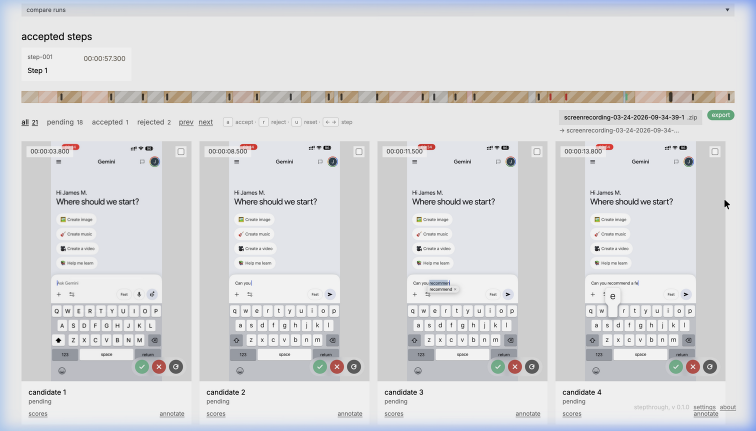
#> input picture assets/review-board.png, 1512 x 862 px (shown at 1/2 size)
$ python -i similarity.py   (imports and definitions only)
#> lines starting #> are read from the running program, lines starting #| are printed output that depends on the picture
from __future__ import annotations

import json
import re
from dataclasses import dataclass
from pathlib import Path

import cv2
import numpy as np
from PIL import Image


@dataclass(frozen=True)
class ImageFingerprint:
    average_hash: int
    perceptual_hash: int
    histogram: tuple[float, ...]


HASH_BITS = 64
TOKEN_PATTERN = re.compile(r"[a-z0-9]+")


def perceptual_hash_array(image: np.ndarray) -> int:
    if image.ndim == 3:
        grayscale = cv2.cvtColor(image, cv2.COLOR_BGR2GRAY)
    else:
        grayscale = image
    resized = cv2.resize(grayscale.astype(np.float32), (32, 32), interpolation=cv2.INTER_AREA)
    transformed = cv2.dct(resized)
    low_frequency = transformed[:8, :8]
    values = low_frequency.flatten()
    mean = float(np.mean(values[1:])) if values.size > 1 else float(np.mean(values))
    bits = 0
    for value in values:
        bits = (bits << 1) | int(value >= mean)
    return bits


def _perceptual_hash(image: Image.Image) -> int:
    grayscale = np.asarray(image.convert("L"), dtype=np.uint8)
    return perceptual_hash_array(grayscale)


def fingerprint_image(path: Path) -> ImageFingerprint:
#> called with path = '../../../assets/review-board.png'
    with Image.open(path) as image:
#> image is the input picture: PIL image 1512x862 RGB; mean R, G, B 217, 217.8, 220.2
        grayscale = image.convert("L").resize((8, 8), Image.Resampling.LANCZOS)
        pixels = np.asarray(grayscale, dtype=np.uint8).reshape(-1).tolist()
#> pixels = 64 values, max 228 at index 2, min 197 at index 49, mean 218.2
        mean = sum(pixels) / len(pixels)
#> mean = 218.2
        average_hash = 0
        for pixel in pixels:
            average_hash = (average_hash << 1) | int(pixel >= mean)
#> this loop made 64 passes
#> (pixel, average_hash) on passes 1 to 12: (218, 0), (227, 1), (228, 3), (228, 7), (227, 15), (227, 31), (228, 63), (224, 127), (222, 255), (222, 511), (222, 1023), (222, 2047)
#> after the loop, average_hash = 9222729926359056639

        histogram = image.convert("RGB").resize((32, 32), Image.Resampling.LANCZOS).histogram()
#> histogram = 768 values, max 62 at index 745, min 0 at index 0, mean 4
        total = float(sum(histogram)) or 1.0
#> total = 3072
        normalized = tuple(value / total for value in histogram)
#> normalized = 768 values, max 0.0202 at index 745, min 0 at index 0, mean 0.0013
        perceptual_hash = _perceptual_hash(image)
#> in _perceptual_hash, `grayscale = np.asarray(image.convert("L"), dtype=np.uint8)`:
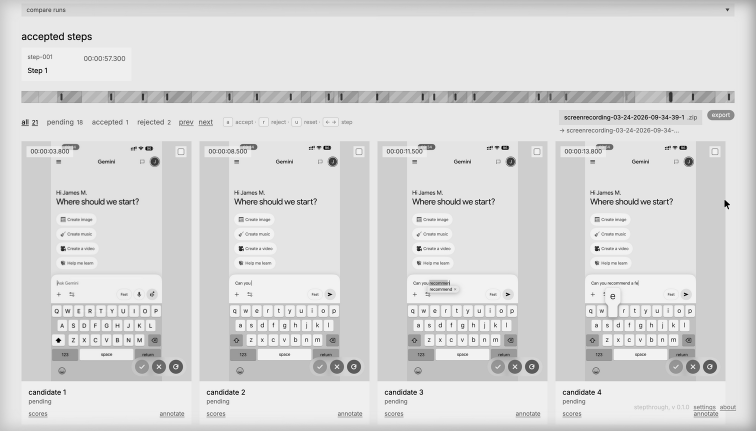
#> grayscale: shape (862, 1512) (shown at 1/2 size); min 0, max 255, mean 217.8
#> in perceptual_hash_array, `resized = cv2.resize(grayscale.astype(np.float32), (32, 32), interpola..`:
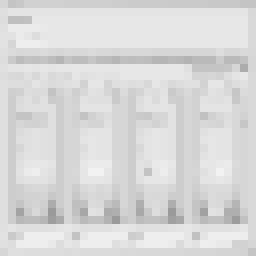
#> resized: shape (32, 32) float32 (shown 8 times larger); min 154.5, max 242, mean 217.8
#> in perceptual_hash_array, `transformed = cv2.dct(resized)`:
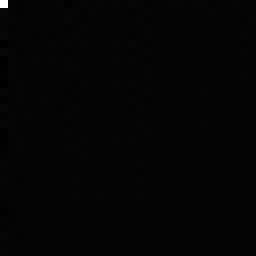
#> transformed: shape (32, 32) float32 (shown 8 times larger); min -128, max 6969.9, mean 6.7; drawn with min black and max white
#> in perceptual_hash_array, `values = low_frequency.flatten()`: values = 64 values, max 6969.9 at index 0, min -128 at index 40, mean 107.5
#> in perceptual_hash_array, `mean = float(np.mean(values[1:])) if values.size > 1 else float(np.mea..`: mean = -1.4
#> the loop in perceptual_hash_array, `for value in values:` made 64 passes
#> (value, bits) on passes 1 to 12: (6969.9, 1), (11.15, 3), (-21.18, 6), (-0.815, 13), (-0.242, 27), (9.48, 55), (3.18, 111), (12.11, 223), (73.45, 447), (5.13, 895), (-19.88, 1790), (-3.71, 3580)
#> after the loop in perceptual_hash_array, `for value in values:`: bits = 16123117174804959323
#> perceptual_hash = 16123117174804959323
    return ImageFingerprint(average_hash=average_hash, perceptual_hash=perceptual_hash, histogram=normalized)


def hash_to_hex(value: int) -> str:
    return f"{value:016x}"


# [4 lines left out: function hex_to_hash, not called in this run]


def histogram_to_string(histogram: tuple[float, ...]) -> str:
    return ",".join(f"{value:.8f}" for value in histogram)


# [4 lines left out: function histogram_from_string, not called in this run]


def hamming_distance(left: int, right: int) -> int:
    return (left ^ right).bit_count()


# [90 lines left out: functions normalized_hash_distance, histogram_distance, _text_tokens, text_distance, blended_distance, _normalize_score_breakdown and 1 more, not called in this run]

>>> result = fingerprint_image('../../../assets/review-board.png')
